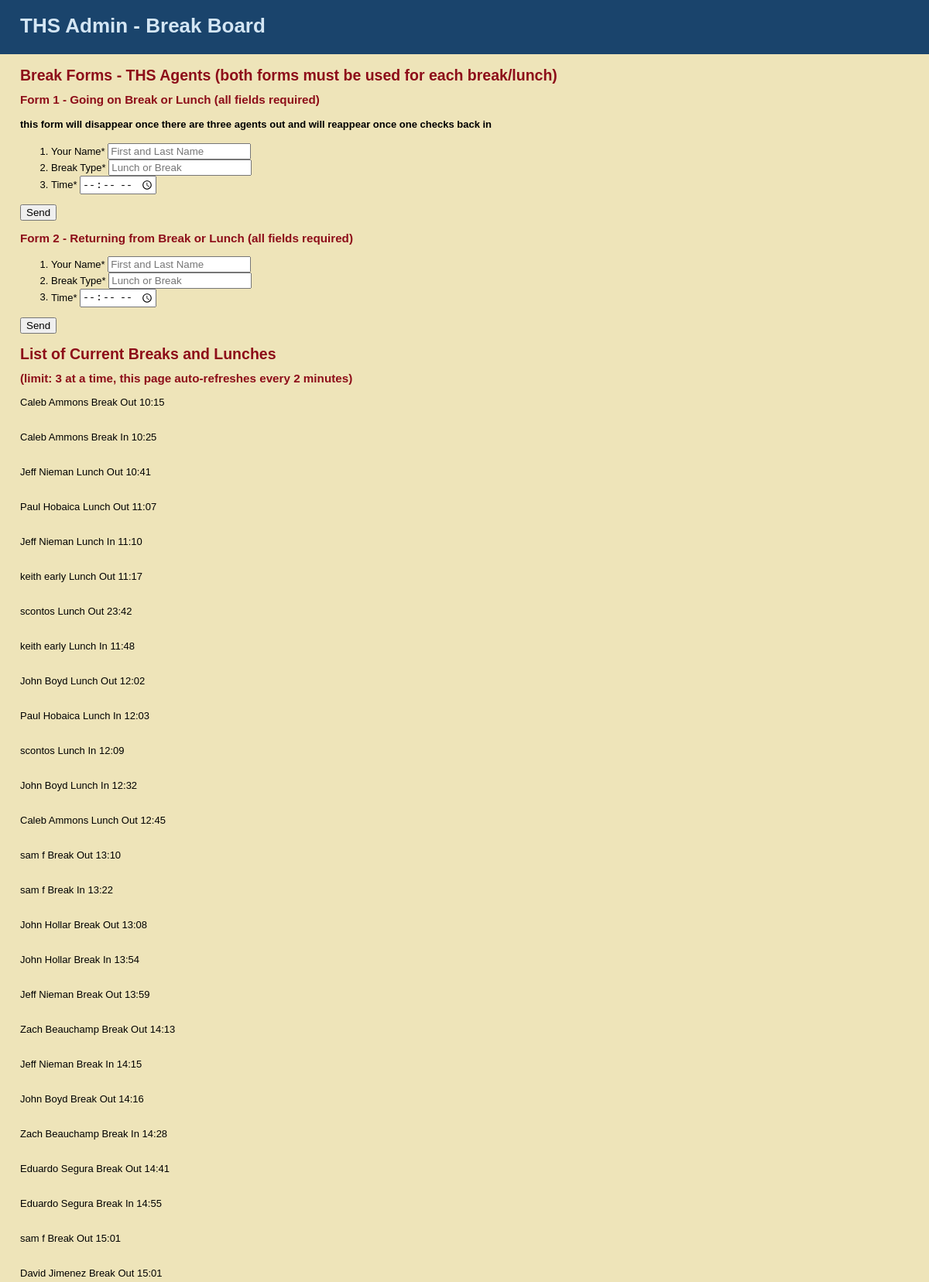
Screenshot of /index-js.php (upper part) with the database file from the repository.
### tables this page shows
CREATE TABLE `breaktracker` (
  `id` int(11) NOT NULL AUTO_INCREMENT COMMENT 'entry',
  `agent` varchar(20) NOT NULL COMMENT 'agent full name',
  `breaktype` varchar(5) NOT NULL COMMENT 'lunch or break',
  `inORout` varchar(5) NOT NULL COMMENT 'Agent clocking in or out from Break or Lunch',
  `time` varchar(10) NOT NULL COMMENT 'current time',
  PRIMARY KEY (`id`)
);

### index-js.php (the view, shortened to what this page needs)
<?php include_once("../includes/layouts/header.php"); ?>
<div id="main">
    <div id="page">
    <h2>Break Forms - THS Agents (both forms must be used for each break/lunch)</h2>
	<h3>Form 1 - Going on Break or Lunch (all fields required)</h3>
	<h4>this form will disappear once there are three agents out and will reappear once one checks back in</h4>
 	<form id="myoutform" name="theoutform" action="process.php" class="$outform" method="POST" enctype="multipart/form-data">
		<ol>
			<li>
				<label for="agent">Your Name*</label>
				<input type="text" name="agent" id="agent" required title="Please enter your name" autofocus placeholder="First and Last Name" value="<?php if (isset($agent)) { echo $agent; } ?>" />
			</li>
			<li>
				<label for="breaktype">Break Type*</label>
				<input type="text" name="breaktype" id="breaktype" required title="Was this a break or lunch?" autofocus placeholder="Lunch or Break" value="<?php if (isset($breaktype)) { echo $breaktype; } ?>" />
			</li>
			<li>
				<label for="time">Time*</label>
				<input type="time" name="time" id="time" required title="What time is it right now?" autofocus placeholder="6:00am" value="<?php if (isset($time)) { echo $time; } ?>" />
			</li>
		</ol>
		<button type="submit" name="action" value="submit">Send</button>
	</form>
		<h3>Form 2 - Returning from Break or Lunch (all fields required)</h3>
 	<form id="myinform" name="theinform" class="inform" action="process.php" method="POST" enctype="multipart/form-data">
		<ol>
			<li>
				<label for="agent">Your Name*</label>
				<input type="text" name="agent" id="agent" required title="Please enter your name" autofocus placeholder="First and Last Name" value="<?php if (isset($agent)) { echo $agent; } ?>" />
			</li>
			<li>
				<label for="breaktype">Break Type*</label>
				<input type="text" name="breaktype" id="breaktype" required title="Was this a break or lunch?" autofocus placeholder="Lunch or Break" value="<?php if (isset($breaktype)) { echo $breaktype; } ?>" />
			</li>
			<li>
				<label for="time">Time*</label>
				<input type="time" name="time" id="time" required title="What time is it right now?" autofocus placeholder="6:00am" value="<?php if (isset($time)) { echo $time; } ?>" />
			</li>
		</ol>
		<button type="submit" name="action" onClick="counter()" value="submit">Send</button>
	</form>
		<h2>List of Current Breaks and Lunches</h2>
		<h3>(limit: 3 at a time, this page auto-refreshes every 2 minutes)</h3>
		<div id="list-items">
		<?php
			$query = "SELECT * FROM breaktracker ORDER by id ASC";
			if ($result = mysqli_query($agentconnection, $query)) {
				while ($row = mysqli_fetch_assoc($result)) {
					printf ("%s %s %s %s\n", $row['agent'], $row['breaktype'], $row['inORout'], $row['time']);
					echo ("<br />");
					echo ("<br />");
					echo ("<br />");
				}
			}
		?>
		</div>
	</div>
  </div>

### stylesheets/public.css (style rules this page uses)
html { height: 100%; width: 100%; }
body { width: 100%; height: 100%; margin: 0; padding: 0; border: 0; font-family: Verdana, Arial, Helvetica, sans-serif; font-size: 13px; line-height: 15px; background: #EEE4B9; }
#main { height: 600px; width: 100%; margin: 0; padding: 0; background: #EEE4B9; }
#page { float: left; height: 100%; padding-left: 2em; vertical-align: top; background: #EEE4B9; }
#page h2 { color: #8D0D19; margin-top: 1em; }
#page h3 { color: #8D0D19; }

### rows the page displays
breaktracker: agent "Caleb Ammons", breaktype "Break", inORout "Out", time "10:15"
breaktracker: agent "Caleb Ammons", breaktype "Break", inORout "In", time "10:25"
breaktracker: agent "Jeff Nieman", breaktype "Lunch", inORout "Out", time "10:41"
breaktracker: agent "Paul Hobaica", breaktype "Lunch", inORout "Out", time "11:07"
breaktracker: agent "Jeff Nieman", breaktype "Lunch", inORout "In", time "11:10"
breaktracker: agent "keith early", breaktype "Lunch", inORout "Out", time "11:17"
breaktracker: agent "scontos", breaktype "Lunch", inORout "Out", time "23:42"
breaktracker: agent "keith early", breaktype "Lunch", inORout "In", time "11:48"
breaktracker: agent "John Boyd", breaktype "Lunch", inORout "Out", time "12:02"
breaktracker: agent "Paul Hobaica", breaktype "Lunch", inORout "In", time "12:03"
breaktracker: agent "scontos", breaktype "Lunch", inORout "In", time "12:09"
breaktracker: agent "John Boyd", breaktype "Lunch", inORout "In", time "12:32"
breaktracker: agent "Caleb Ammons", breaktype "Lunch", inORout "Out", time "12:45"
breaktracker: agent "sam f", breaktype "Break", inORout "Out", time "13:10"
breaktracker: agent "sam f", breaktype "Break", inORout "In", time "13:22"
breaktracker: agent "John Hollar", breaktype "Break", inORout "Out", time "13:08"
breaktracker: agent "John Hollar", breaktype "Break", inORout "In", time "13:54"
breaktracker: agent "Jeff Nieman", breaktype "Break", inORout "Out", time "13:59"
breaktracker: agent "Zach Beauchamp", breaktype "Break", inORout "Out", time "14:13"
breaktracker: agent "Jeff Nieman", breaktype "Break", inORout "In", time "14:15"
breaktracker: agent "John Boyd", breaktype "Break", inORout "Out", time "14:16"
breaktracker: agent "Zach Beauchamp", breaktype "Break", inORout "In", time "14:28"
breaktracker: agent "Eduardo Segura", breaktype "Break", inORout "Out", time "14:41"
breaktracker: agent "Eduardo Segura", breaktype "Break", inORout "In", time "14:55"
breaktracker: agent "sam f", breaktype "Break", inORout "Out", time "15:01"
breaktracker: agent "David Jimenez", breaktype "Break", inORout "Out", time "15:01"
